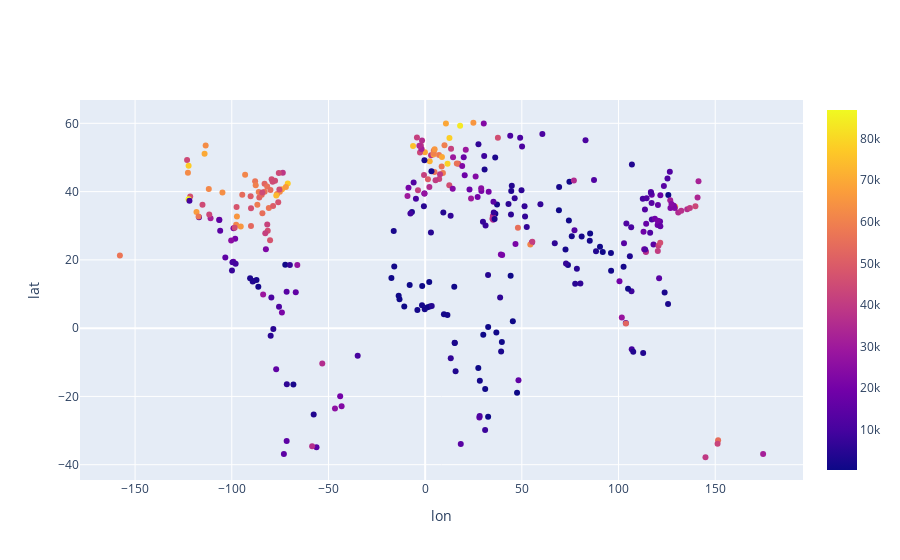

Notebook source saved alongside this figure:
### Code cell
# data = pd.DataFrame(data={'x':long_list, 'y':lat_list, 'z':df['GDP per Capita (USD)']})
# data = data.pivot(index='x', columns='y', values='z') # index=x, columns=y
# sns.heatmap(data)

import chart_studio.plotly as py
import plotly.graph_objects as go

scatter = go.Scatter(x=np.array(long_list).flatten(),
                     y=np.array(lat_list).flatten(),
                     marker={'color': np.array(z).flatten(),
                             'showscale': True},
                     mode='markers')
fig = go.FigureWidget(data=[scatter],
                      layout={'xaxis': {'title': 'longitude'},
                              'yaxis': {'title': 'latitude'}})
go.Figure(fig)

### Figure 1 — Plotly figure (JSON) as saved in the notebook; plotly's stock layout.template omitted (floating-point values rounded to 4 significant figures; data arrays with more than 128 entries replaced by an {"elided": "..."} marker saying what was removed)
{"data": [{"marker": {"color": {"elided": "331 float values"}, "showscale": true}, "mode": "markers", "type": "scatter", "uid": "84f4abf2-1b37-4853-bd7f-f76b3b9e6c68", "x": {"elided": "331 float values"}, "y": {"elided": "331 float values"}}], "layout": {"xaxis": {"title": {"text": "lon"}}, "yaxis": {"title": {"text": "lat"}}}}
